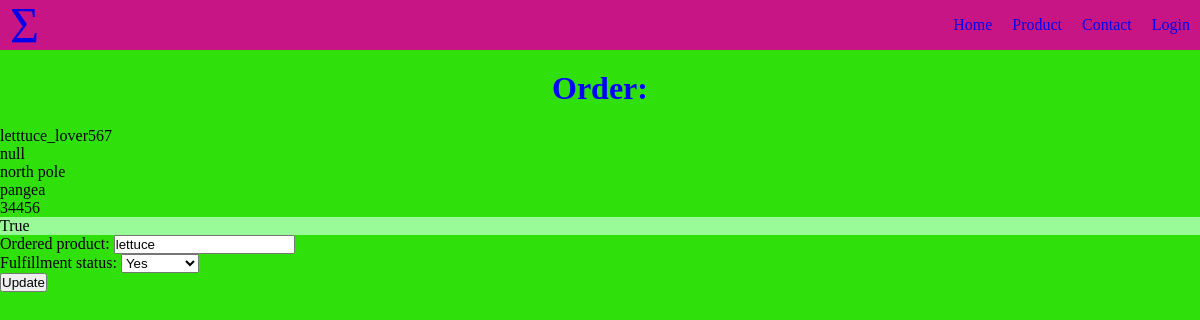
Page /fulfillmentation/2/ on the committed database.
### base/models.py (models this page shows)
class Order(models.Model):
  ordered_product = models.CharField(max_length=30)
  first_name = models.CharField(max_length=20)
  last_name = models.CharField(max_length=20)
  address = models.CharField(max_length=50)
  city = models.CharField(max_length=40)
  zip_code = models.CharField(max_length=5)
  order_time = models.CharField(max_length=15, default='')
  fulfillment_status = models.BooleanField(null=True, default=False)

### base/views.py (the view)
# urls.py: path('fulfillmentation/<int:pk>/', views.OrderUpdateView.as_view(), name='fulfillmentation'),
class OrderUpdateView(UpdateView):
  model = Order
  fields = ['ordered_product', 'fulfillment_status']
  template_name = 'base/fulfillmentation.html'

### base/templates/base/fulfillmentation.html (shortened to what this page needs)
{% extends "./default.html" %}
{% load static %}
{% block head %}
<link rel="stylesheet" href="{% static 'base/styles.css' %}">
{% endblock %}
{% block content %}
<h1> Order:  </h1>
    <div class="order">
      <p class="firstname"> {{ object.first_name }} </p>
      <p class="lastname"> {{ object.last_name }} </p>
      <p class="address"> {{ object.address }} </p>
      <p class="city"> {{ object.city }} </p>
      <p class="zipcode"> {{ object.zip_code }} </p>
      <p class="fulfilment-status {{object.fulfillment_status}}"> {{ object.fulfillment_status }} </p>
    </div>
  <form method="post">{%csrf_token%}
    {{ form.as_p }}
    <input type="submit" value="Update"
  </form>
{% endblock %}

### base/static/base/styles.css (style rules this page uses)
* { margin: 0; padding: 0; }
body { background-color: #2fe00b; }
h1 { color: blue; text-align: center; padding: 20px }
.True { background-color: palegreen; }

### rows in the picture
Order: first_name "letttuce_lover567", last_name "null", address "north pole", city "pangea", zip_code "34456", fulfillment_status "True", ordered_product "lettuce", fulfillment_status "Yes"
